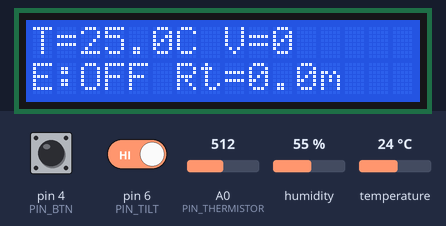
The sketch below on a simulated Arduino Uno, built with avr-gcc and run on an emulated ATmega328P. Parts: 16×2 character LCD. Inputs (shaded band) come from the test bench; at power-on: pin 4 (PIN_BTN) HIGH, A0 (PIN_THERMISTOR) = 512, pin 6 (PIN_TILT) HIGH, humidity 55 %, temperature 24 °C. What the sketch prints to the serial monitor is not drawn.

Above: at 2.0 s.
2.1 s: pin 4 (PIN_BTN) pulled LOW for 0.15 s
At 5.8 s:
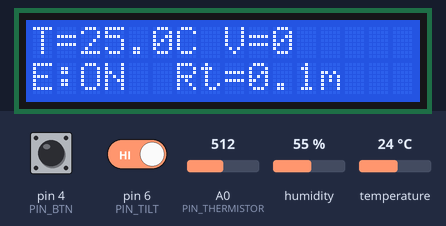
6.8 s: pin 4 (PIN_BTN) pulled LOW for 1 s
At 8.2 s:
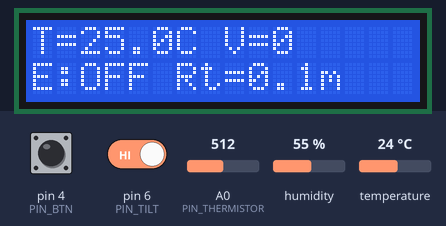
9.3 s: A0 (PIN_THERMISTOR) set to 716
At 10.3 s:
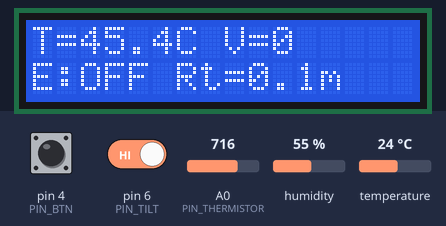
10.8 s: A0 (PIN_THERMISTOR) set to 900
At 11.6 s:
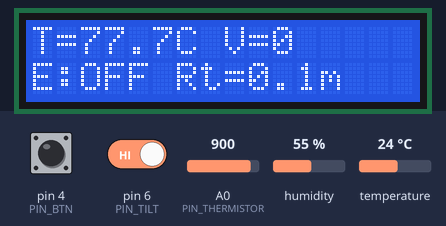
12.3 s: A0 (PIN_THERMISTOR) set to 1023
At 12.9 s:
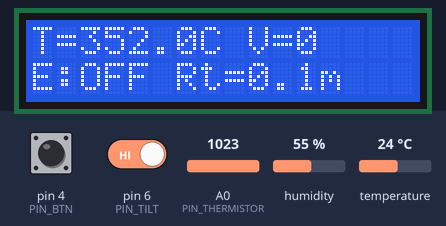
13.9 s: A0 (PIN_THERMISTOR) set to 511
At 15.8 s:
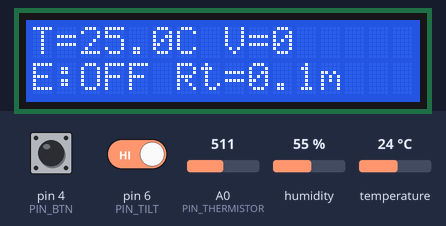
Timing chart, 0 to 16.9 s (numbered marks = the images above; inputs shaded):
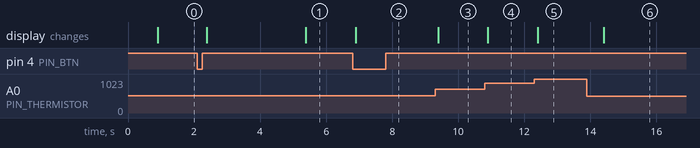

Measured:
- after the input at 2.1 s, the display: first changes after 0.28 s (image 1 shows a later state)
- after the input at 6.8 s, the display: changes after 0.09 s (image 2)
- after the input at 9.3 s, the display: changes after 0.10 s (image 3)
- after the input at 10.8 s, the display: changes after 0.10 s (image 4)
- after the input at 12.3 s, the display: changes after 0.10 s (image 5)
- after the input at 13.9 s, the display: changes after 0.51 s (image 6)

The sketch:

Maintenance_Logger.ino
```cpp
#include <Arduino.h>
#include <DHT.h>
#include <LiquidCrystal.h>

// ---- Pins ----
const int PIN_THERMISTOR = A0;   // voltage divider mid-node
const int PIN_TILT       = 6;    // tilt switch to GND, using INPUT_PULLUP
const int PIN_DHT        = 2;    // DHT11 data
const int PIN_BTN        = 4;    // push-button to GND, using INPUT_PULLUP

// ---- Peripherals ----
#define DHTTYPE DHT11
DHT dht(PIN_DHT, DHTTYPE);
LiquidCrystal lcd(9, 10, 11, 12, 7, 8); // rs,en,d4,d5,d6,d7

// ---- Thermistor constants ----
const float SERIES_RESISTOR = 10000.0;  // 10k
const float THERM_NOMINAL   = 10000.0;  // R@25C
const float TEMP_NOMINAL    = 25.0;     // 25C
const float B_COEFFICIENT   = 3950.0;
const int   ADC_MAX         = 1023;

// ---- Tilt debounce / vibration window ----
bool tiltLast = HIGH;
unsigned long lastTiltChangeMs = 0;
const unsigned long DEBOUNCE_MS = 30;
unsigned int vibrationEventsWindow = 0;

// ---- Button (toggle equipment state) ----
bool equipOn = false;
bool btnLast = HIGH;
unsigned long lastBtnChangeMs = 0;

// ---- Runtime accumulation ----
unsigned long equipOnStartMs = 0;
unsigned long accumulatedRunMs = 0;

// ---- Reporting ----
const unsigned long REPORT_MS = 5000;
unsigned long lastReport = 0;

// ---- LCD refresh ----
const unsigned long LCD_MS = 500;
unsigned long lastLCD = 0;

float readThermistorC() {
  int adc = analogRead(PIN_THERMISTOR);
  if (adc <= 0) adc = 1;
  if (adc >= 1023) adc = 1022;

  float v = (float)adc / ADC_MAX;
  float resistance = SERIES_RESISTOR * (1.0 / v - 1.0);

  float steinhart = resistance / THERM_NOMINAL;
  steinhart = log(steinhart);
  steinhart /= B_COEFFICIENT;
  steinhart += 1.0 / (TEMP_NOMINAL + 273.15);
  steinhart = 1.0 / steinhart;
  steinhart -= 273.15;
  return steinhart;
}

void printLCDLine(uint8_t row, const String &text) {
  lcd.setCursor(0, row);
  lcd.print("                "); // clear row (16 spaces)
  lcd.setCursor(0, row);
  lcd.print(text);
}

void setup() {
  Serial.begin(115200);

  pinMode(PIN_TILT, INPUT_PULLUP);
  pinMode(PIN_BTN, INPUT_PULLUP);
  tiltLast = digitalRead(PIN_TILT);
  btnLast  = digitalRead(PIN_BTN);

  dht.begin();

  lcd.begin(16, 2);
  printLCDLine(0, "Maint Dashboard");
  printLCDLine(1, "Starting...");
  delay(800);
}

void loop() {
  unsigned long now = millis();

  // ---- Button toggle (debounced) ----
  bool btnNow = digitalRead(PIN_BTN);
  if (btnNow != btnLast && (now - lastBtnChangeMs) > 50) {
    lastBtnChangeMs = now;
    btnLast = btnNow;
    if (btnNow == LOW) { // pressed
      if (!equipOn) {
        equipOn = true;
        equipOnStartMs = now;
      } else {
        equipOn = false;
        accumulatedRunMs += now - equipOnStartMs;
      }
    }
  }

  // ---- Tilt/vibration (debounced) ----
  bool tiltNow = digitalRead(PIN_TILT);
  if (tiltNow != tiltLast && (now - lastTiltChangeMs) > DEBOUNCE_MS) {
    lastTiltChangeMs = now;
    tiltLast = tiltNow;
    // Count vibration only while equipment is ON
    if (tiltNow == LOW && equipOn) vibrationEventsWindow++;
  }

  // ---- Read sensors ----
  float equipTempC = readThermistorC();
  float ambientC = dht.readTemperature();
  float humidity = dht.readHumidity();
  if (isnan(ambientC)) ambientC = -127.0;
  if (isnan(humidity)) humidity = -1.0;

  // ---- LCD update ----
  if (now - lastLCD > LCD_MS) {
    lastLCD = now;

    float runtimeMin = (accumulatedRunMs + (equipOn ? (now - equipOnStartMs) : 0)) / 60000.0;

    // Line 1: T=xx.xC V=##
    String l1 = "T=";
    l1 += String(equipTempC, 1);
    l1 += "C V=";
    l1 += String(vibrationEventsWindow);
    printLCDLine(0, l1);

    // Line 2: E:ON/OFF Rt=xx.xm
    String l2 = (equipOn ? "E:ON " : "E:OFF");
    l2 += " Rt=";
    l2 += String(runtimeMin, 1);
    l2 += "m";
    printLCDLine(1, l2);
  }

  // ---- Serial JSON report (every 5 s) ----
  if (now - lastReport >= REPORT_MS) {
    lastReport = now;

    float runtimeMinutes = (accumulatedRunMs + (equipOn ? (now - equipOnStartMs) : 0)) / 60000.0;

    Serial.print("{");
    Serial.print("\"asset_id\":\"A1000\",");
    Serial.print("\"timestamp_ms\":"); Serial.print(now); Serial.print(",");
    Serial.print("\"temp_c\":"); Serial.print(equipTempC, 2); Serial.print(",");
    Serial.print("\"ambient_c\":"); Serial.print(ambientC, 2); Serial.print(",");
    Serial.print("\"humidity\":"); Serial.print(humidity, 1); Serial.print(",");
    Serial.print("\"vibration_events\":"); Serial.print(vibrationEventsWindow); Serial.print(",");
    Serial.print("\"equipment_on\":"); Serial.print(equipOn ? "true" : "false"); Serial.print(",");
    Serial.print("\"runtime_minutes\":"); Serial.print(runtimeMinutes, 2);
    Serial.println("}");

    vibrationEventsWindow = 0; // reset window counter
  }
}
```
